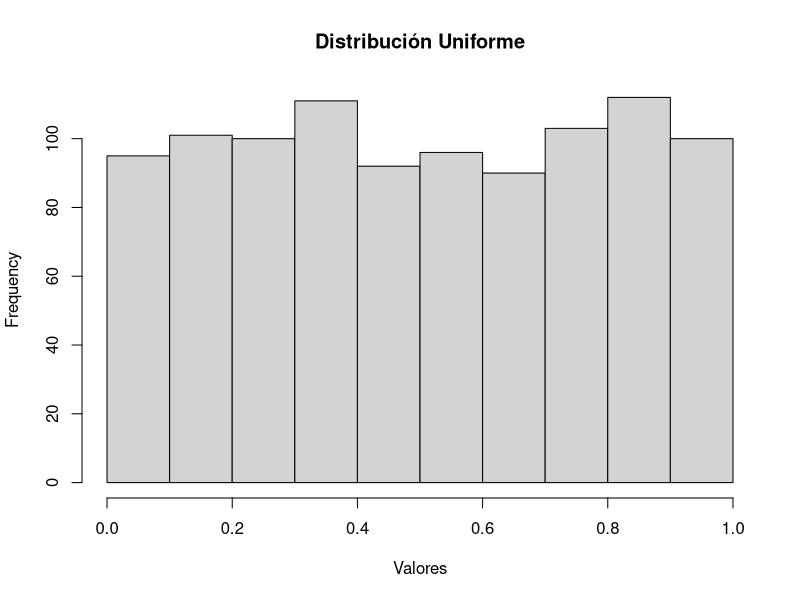
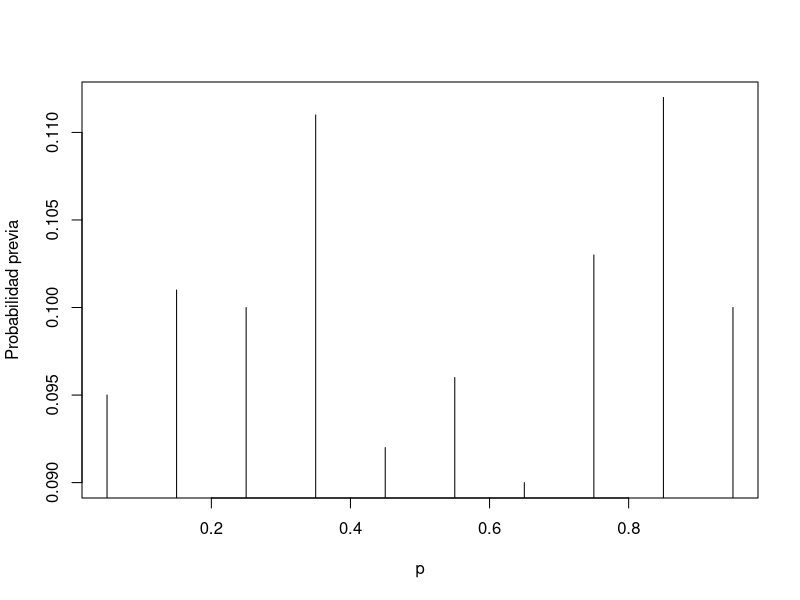
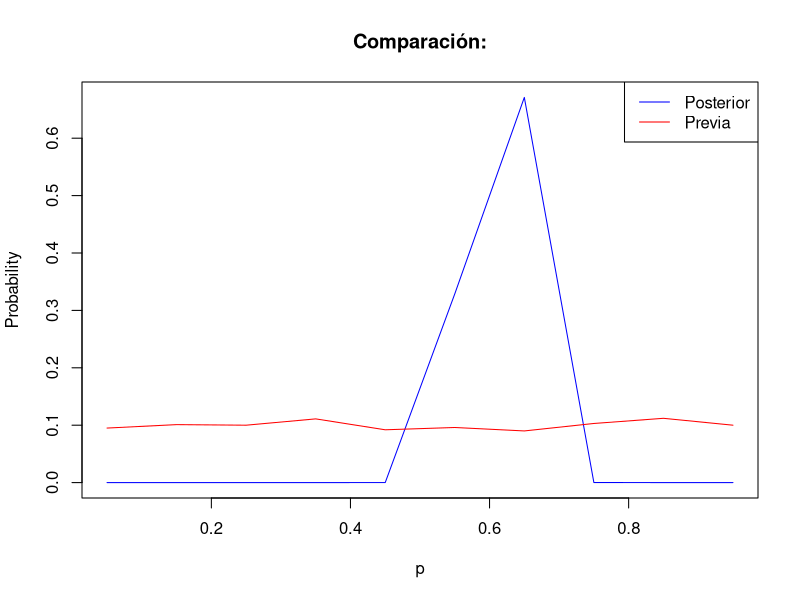
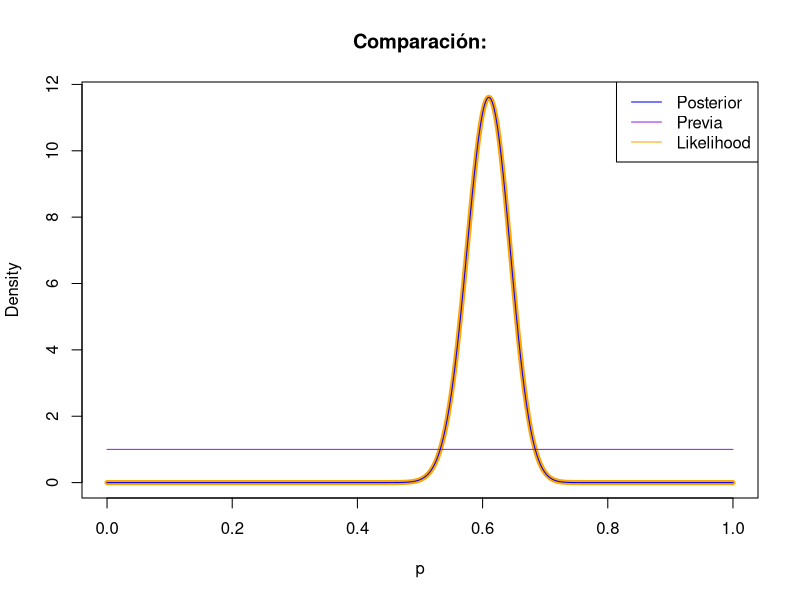
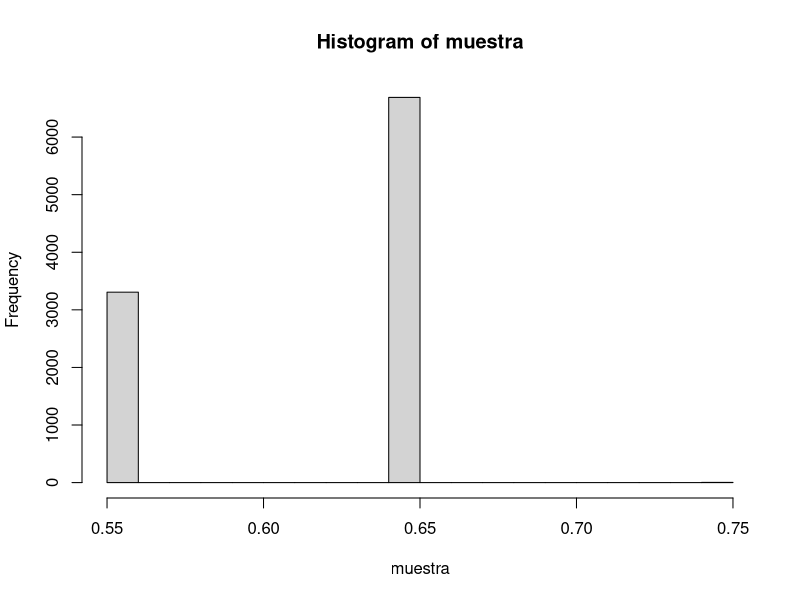
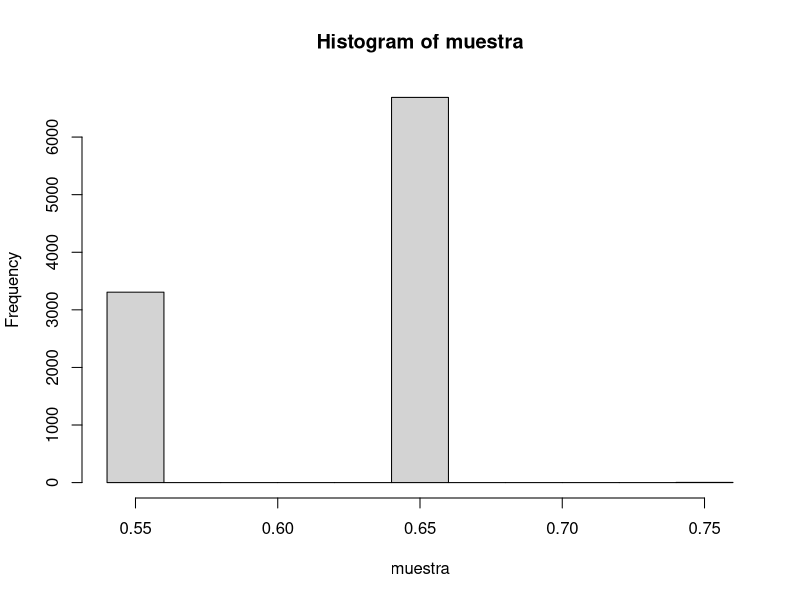
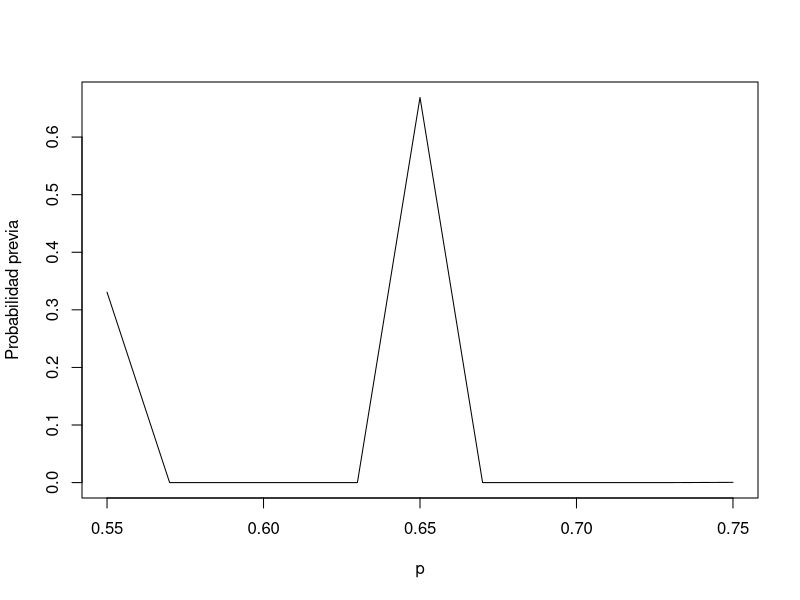
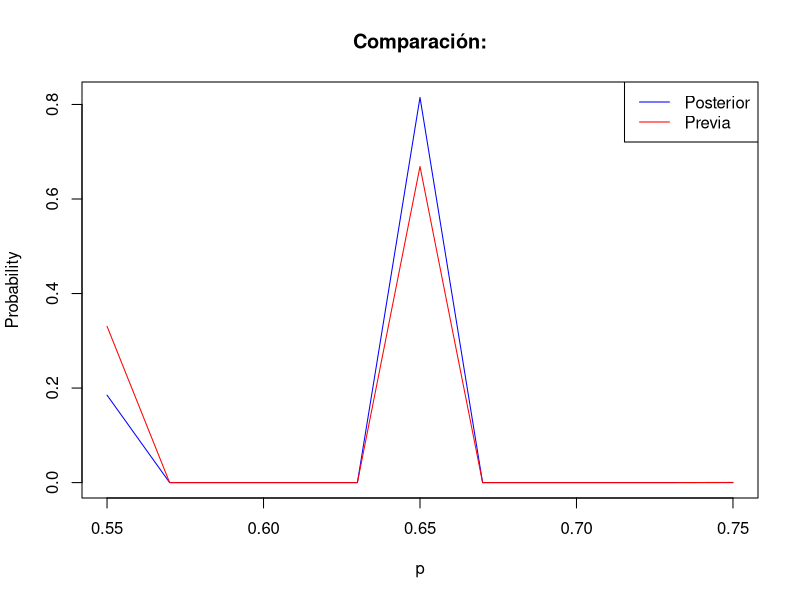

Recreate these plots in R, in order.
## ---- chunk 1
library(tidyverse)
library(LearnBayes)
## ---- chunk 2
set.seed(10)
recien_n <- rbinom(n = 200,size = 1,prob = 111/200)
table(recien_n)
## ---- chunk 3
f=c(78,122)
t=200
names=c("niña","niño")
prop=f/t
h=cbind(f,prop)
row.names(h)=names;h
## ---- chunk 4
set.seed(10)
datos=runif(1000, min = 0, max = 1)

# Grafico
hist=hist(datos, breaks = 10, main = "Distribución Uniforme", xlab = "Valores")
p=hist$mids
counts=hist$counts
previa <- counts /sum(counts) 
plot(p, previa, type = "h", ylab="Probabilidad previa")
## ---- chunk 5
s=122
f=78
datos_tot <- data.frame(p = p, previa = previa)
datos_tot <- datos_tot%>% mutate(posterior = previa* p^(s)*(1-p)^(f)) %>%
  mutate(posterior = posterior/sum(posterior)) 
round(datos_tot,2)
## ---- chunk 6
# Primer conjunto de datos
plot(datos_tot$p, datos_tot$posterior, type="l",xlab = "p", ylab = "Probability", main = "Comparación:",col="blue")
# Segundo conjunto de datos
lines(datos_tot$p, datos_tot$previa, col = "red")
# Leyenda
legend("topright", legend = c("Posterior", "Previa"), col = c("blue", "red"), lty = 1)
## ---- chunk 7
datos_tot$p[which.max(datos_tot$posterior)]
## ---- chunk 8
cuantiles <- quantile(datos, probs = c(0.5, 0.90))
quantile1 <- list(p = .5,x=.5) 
quantile2 <- list(p=.9,x=.90)
beta.select(quantile1,quantile2)
sum(datos<0.5)/1000
sum(datos<0.9)/1000
## ---- chunk 9
s=122
f=78
a=1
b=1


x_values <- seq(0, 1, length.out = 1000)
df <- data.frame(x = x_values,
                 Prior = dbeta(x_values, a, b),
                 Likelihood = dbeta(x_values, s + 1, f + 1),
                 Posterior = dbeta(x_values, a + s, b + f))


# Primer conjunto de datos
plot(df$x, df$Likelihood, type="l",xlab = "p", ylab = "Density", main = "Comparación:",col="orange",lwd=5) 
# Segundo conjunto de datos 
lines(df$x, df$Prior, col = "purple")
lines(df$x, df$Posterior, col = "blue")
# Leyenda
legend("topright", legend = c("Posterior", "Previa","Likelihood"), col = c("blue", "purple","orange"), lty = 1)
## ---- chunk 10
#Verificacion con learnbayes
datos_tot <- data.frame(p = p, previa = previa)
datos_tot2 <- datos_tot %>% mutate(Likelihood = dbeta(p, s + 1, f + 1)) %>% mutate(posterior =Likelihood*previa)%>%
  mutate(posterior = posterior/sum(posterior))
round(datos_tot2,2)
data = c(s, f)
post = pdisc(p, previa, data)
round(cbind(p, previa, post),2)
## ---- chunk 11
df$x[which.max(df$Posterior)]
## ---- chunk 12
s=122
f=78
datos_tot <- data.frame(p = p, previa = previa)
datos_tot <- datos_tot%>% mutate(posterior = previa* p^(s)*(1-p)^(f)) %>%
  mutate(posterior = posterior/sum(posterior)) 
round(datos_tot,2)
## ---- chunk 13
set.seed(10)
muestra<- sample(datos_tot$p,size = 10000,replace = T,prob = datos_tot$posterior)
hist(muestra)
quantile(muestra,probs = c(0.05,0.95))
## ---- chunk 14
hist=hist(muestra,breaks = 10)
# Grafico
p=hist$mids
counts=hist$counts
previa <- counts /sum(counts) 
plot(p, previa, type = "l", ylab="Probabilidad previa")

## ---- chunk 15
s=122
f=78
datos_tot <- data.frame(p = p, previa = previa)
datos_tot <- datos_tot%>% mutate(posterior = previa* p^(s)*(1-p)^(f)) %>%
  mutate(posterior = posterior/sum(posterior)) 
round(datos_tot,2)
## ---- chunk 16
# Primer conjunto de datos
plot(datos_tot$p, datos_tot$posterior, type="l",xlab = "p", ylab = "Probability", main = "Comparación:",col="blue")
# Segundo conjunto de datos
lines(datos_tot$p, datos_tot$previa, col = "red")
# Leyenda
legend("topright", legend = c("Posterior", "Previa"), col = c("blue", "red"), lty = 1)
